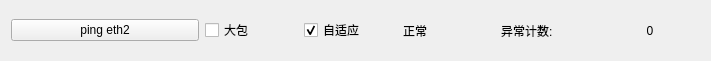
    <widget class="QWidget" name="horizontalLayoutWidget_6">
     <property name="geometry">
      <rect>
       <x>0</x>
       <y>960</y>
       <width>711</width>
       <height>61</height>
      </rect>
     </property>
     <layout class="QHBoxLayout" name="horizontalLayout_6">
      <item>
       <widget class="QPushButton" name="pushButton_5">
        <property name="sizePolicy">
         <sizepolicy hsizetype="MinimumExpanding" vsizetype="Fixed">
          <horstretch>0</horstretch>
          <verstretch>0</verstretch>
         </sizepolicy>
        </property>
        <property name="minimumSize">
         <size>
          <width>188</width>
          <height>0</height>
         </size>
        </property>
        <property name="maximumSize">
         <size>
          <width>188</width>
          <height>16777215</height>
         </size>
        </property>
        <property name="styleSheet">
         <string notr="true">font: 20pt &quot;Ubuntu&quot;;</string>
        </property>
        <property name="text">
         <string>ping eth2</string>
        </property>
       </widget>
      </item>
      <item>
       <widget class="QCheckBox" name="checkBox_bigpack3">
        <property name="styleSheet">
         <string notr="true">font: 20pt &quot;Ubuntu&quot;;</string>
        </property>
        <property name="text">
         <string>大包</string>
        </property>
       </widget>
      </item>
      <item>
       <widget class="QCheckBox" name="checkBox_adap3">
        <property name="styleSheet">
         <string notr="true">font: 20pt &quot;Ubuntu&quot;;</string>
        </property>
        <property name="text">
         <string>自适应</string>
        </property>
        <property name="checked">
         <bool>true</bool>
        </property>
       </widget>
      </item>
      <item>
       <widget class="QLabel" name="label_ping_stat3">
        <property name="styleSheet">
         <string notr="true">font: 20pt &quot;Ubuntu&quot;;</string>
        </property>
        <property name="text">
         <string>正常</string>
        </property>
       </widget>
      </item>
      <item>
       <widget class="QLabel" name="label_67">
        <property name="styleSheet">
         <string notr="true">font: 20pt &quot;Ubuntu&quot;;</string>
        </property>
        <property name="text">
         <string>异常计数:</string>
        </property>
       </widget>
      </item>
      <item>
       <widget class="QLabel" name="label_ping_err3">
        <property name="minimumSize">
         <size>
          <width>100</width>
          <height>0</height>
         </size>
        </property>
        <property name="styleSheet">
         <string notr="true">font: 20pt &quot;Ubuntu&quot;;</string>
        </property>
        <property name="text">
         <string>0</string>
        </property>
        <property name="alignment">
         <set>Qt::AlignCenter</set>
        </property>
       </widget>
      </item>
     </layout>
    </widget>
